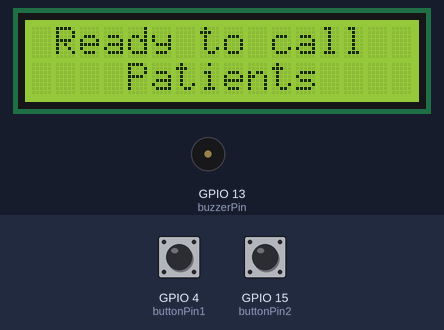
A sketch run on a simulated ESP32. Shown: 16×2 character LCD, buzzer (waves = sounding, pin HIGH). The test bench sets the inputs (shaded band); at power-on: GPIO 4 (buttonPin1) HIGH, GPIO 15 (buttonPin2) HIGH. WiFi joins after 1.5 s; servers stay silent unless stated; the Firebase database answers and starts empty; what the sketch prints to the serial monitor is not drawn.

Above: at 3.3 s.
3.4 s: GPIO 4 (buttonPin1) pulled LOW for 0.15 s
At 6.3 s:
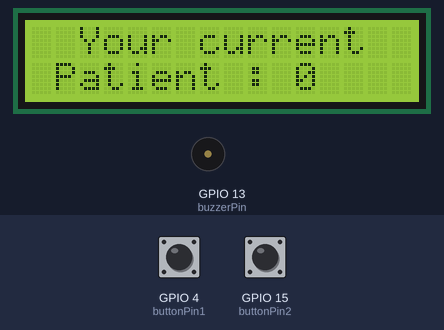
6.5 s: GPIO 15 (buttonPin2) pulled LOW for 0.15 s
At 7.7 s:
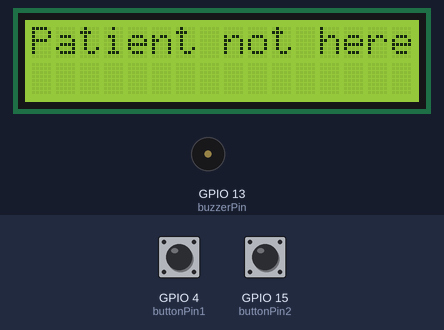
8.9 s: GPIO 4 (buttonPin1) pulsed LOW 2 times (0.12 s each, 0.3 s apart)
At 11.6 s:
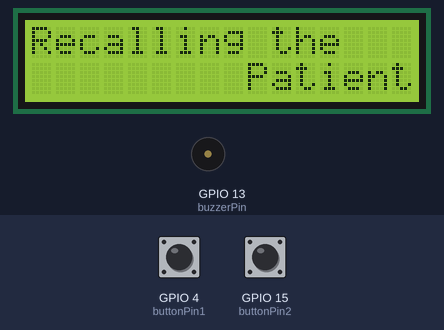
Timing chart, 0 to 13.1 s (numbered marks = the images above; inputs shaded):
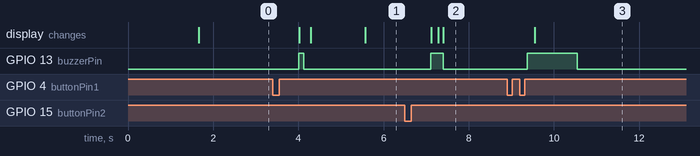

Measured:
- after the input at 3.4 s, GPIO 13 (buzzerPin): LOW → HIGH after 0.60 s, → LOW 0.12 s later; the display: first changes after 0.63 s (image 1 shows a later state)
- after the input at 6.5 s, GPIO 13 (buzzerPin): LOW → HIGH after 0.60 s, → LOW 0.30 s later; the display: changes after 0.62 s (image 2)
- after the input at 8.9 s, GPIO 13 (buzzerPin): LOW → HIGH after 0.47 s, → LOW 1.2 s later; the display: changes after 0.65 s (image 3)

The sketch:

Doctor01.ino
```cpp
#include <Arduino.h>
#include <OneButton.h>
#include <WiFi.h>
#include <Firebase_ESP_Client.h>
#include "addons/TokenHelper.h"
#include "addons/RTDBHelper.h"
#include <Wire.h>
#include <LiquidCrystal_I2C.h>

#define WIFI_SSID "Dialog 4G 273"
#define WIFI_PASSWORD "907354e3"
#define API_KEY "AIzaSyCC4ukNHjuZMI2KazX-dJXWRKNK00wawZk"
#define DATABASE_URL "https://sampath-323fb-default-rtdb.asia-southeast1.firebasedatabase.app/"

FirebaseData fbdo;
FirebaseAuth auth;
FirebaseConfig config;
LiquidCrystal_I2C lcd(0x27, 16, 2);

const int buttonPin1 = 4;
OneButton button1(buttonPin1, true);
const int buttonPin2 = 15;
OneButton button2(buttonPin2, true);
int buttonState2 = 0;
int buttonState1 = 0;
int patient1 = 0;
int patient2 = 0;
int assignPatient = 0;
int value = 0;
const int buzzerPin = 13;

void setup() {
  lcd.init();
  pinMode(buzzerPin, OUTPUT);
  lcd.backlight();
  WiFi.begin(WIFI_SSID, WIFI_PASSWORD);
  while (WiFi.status() != WL_CONNECTED) {
    Serial.print(".");
    lcd.setCursor(1, 0);
    lcd.print("Connecting....");
    delay(300);
  }
  config.api_key = API_KEY;
  config.database_url = DATABASE_URL;
  if (Firebase.signUp(&config, &auth, "", "")) {
    lcd.clear();
    lcd.setCursor(1, 0);
    lcd.print("Ready to call");
    lcd.setCursor(4, 1);
    lcd.print("Patients");
  } else {
    lcd.clear();
    lcd.setCursor(3, 0);
    lcd.print("Sign up is");
    lcd.setCursor(2, 1);
    lcd.print(" Unsuccessful");
  }
  config.token_status_callback = tokenStatusCallback;
  Firebase.begin(&config, &auth);
  Firebase.reconnectWiFi(true);
  button1.attachClick(singlePress);
  button2.attachClick(doublePress);
  button1.attachDoubleClick(doubleClick);
  button2.attachDoubleClick(doubleClick);
  Firebase.RTDB.setInt(&fbdo, "PATIENT01", patient2);
  Firebase.RTDB.setInt(&fbdo, "DOCTOR01", buttonState2);
  Firebase.RTDB.setInt(&fbdo, "CALLING", 0);
}

void loop() {
  button1.tick();
  button2.tick();
  digitalWrite(buzzerPin, LOW);
  buttonState2 = 0;
  patient2 = 0;
}

void singlePress() {
  lcd.clear();
  digitalWrite(buzzerPin, HIGH);
  lcd.setCursor(0, 0);
  lcd.print("Calling the");
  lcd.setCursor(4, 1);
  lcd.print("Next patient");
  delay(100);
  digitalWrite(buzzerPin, LOW);
  buttonState1 = buttonState1 + 1;
  buttonState2 = buttonState1;
  sendOne();
  delay(1000);

  getValue();
}

void doublePress() {
  lcd.clear();
  digitalWrite(buzzerPin, HIGH);
  lcd.setCursor(0, 0);
  lcd.print("Patient not here");
  patient1 = patient1 + 1;
  patient2 = patient1;
  sendTwo();
  digitalWrite(buzzerPin, LOW);
}

static void sendOne() {
  if (Firebase.RTDB.setInt(&fbdo, "DOCTOR01", buttonState2)) {
    lcd.clear();
    lcd.setCursor(0, 0);
    lcd.print("Passed the value");
    delay(100);
  } else {
    buttonState1 = buttonState1 - 1;
    lcd.clear();
    lcd.setCursor(0, 0);
    lcd.print("Value sending");
    lcd.setCursor(10, 0);
    lcd.print("Failed");
    delay(100);
  }
}

static void sendTwo() {
  if (Firebase.RTDB.setInt(&fbdo, "PATIENT01", patient2)) {
    lcd.clear();
    lcd.setCursor(0, 0);
    lcd.print("Passed the value");
    delay(100);
    lcd.setCursor(0, 0);
    lcd.print("Patient not here");
  } else {
    patient1 = patient1 - 1;
    lcd.clear();
    lcd.setCursor(0, 0);
    lcd.print("Value sending");
    lcd.setCursor(10, 0);
    lcd.print("Failed");
    delay(100);
  }
}

static void getValue() {
  if (Firebase.RTDB.getInt(&fbdo, "/ROOMS/ROOM01")) {
    if (fbdo.dataType() == "int") {
      value = fbdo.intData();
      lcd.clear();
      lcd.setCursor(2, 0);
      lcd.print("Your current");
      lcd.setCursor(1, 1);
      lcd.print("Patient : ");
      lcd.setCursor(11, 1);
      lcd.print(value);
    }
  } else {
    lcd.clear();
    lcd.setCursor(4, 0);
    lcd.print("No value");
  }
}

 void longPressSend(int value) {
  if (Firebase.RTDB.setInt(&fbdo, "CALLING", value)) {
    lcd.clear();
    lcd.setCursor(0, 0);
    lcd.print("Recalling the");
    lcd.setCursor(9, 1);
    lcd.print("Patient");
  } else {
    lcd.clear();
    lcd.setCursor(0, 0);
    lcd.print("Value sending");
    lcd.setCursor(10, 1);
    lcd.print("Failed");
    delay(100);
  }
}

void doubleClick() {
  digitalWrite(buzzerPin, HIGH);
  longPressSend(5);
  delay(1000);
  digitalWrite(buzzerPin, LOW);
  longPressSend(0);
}
```
